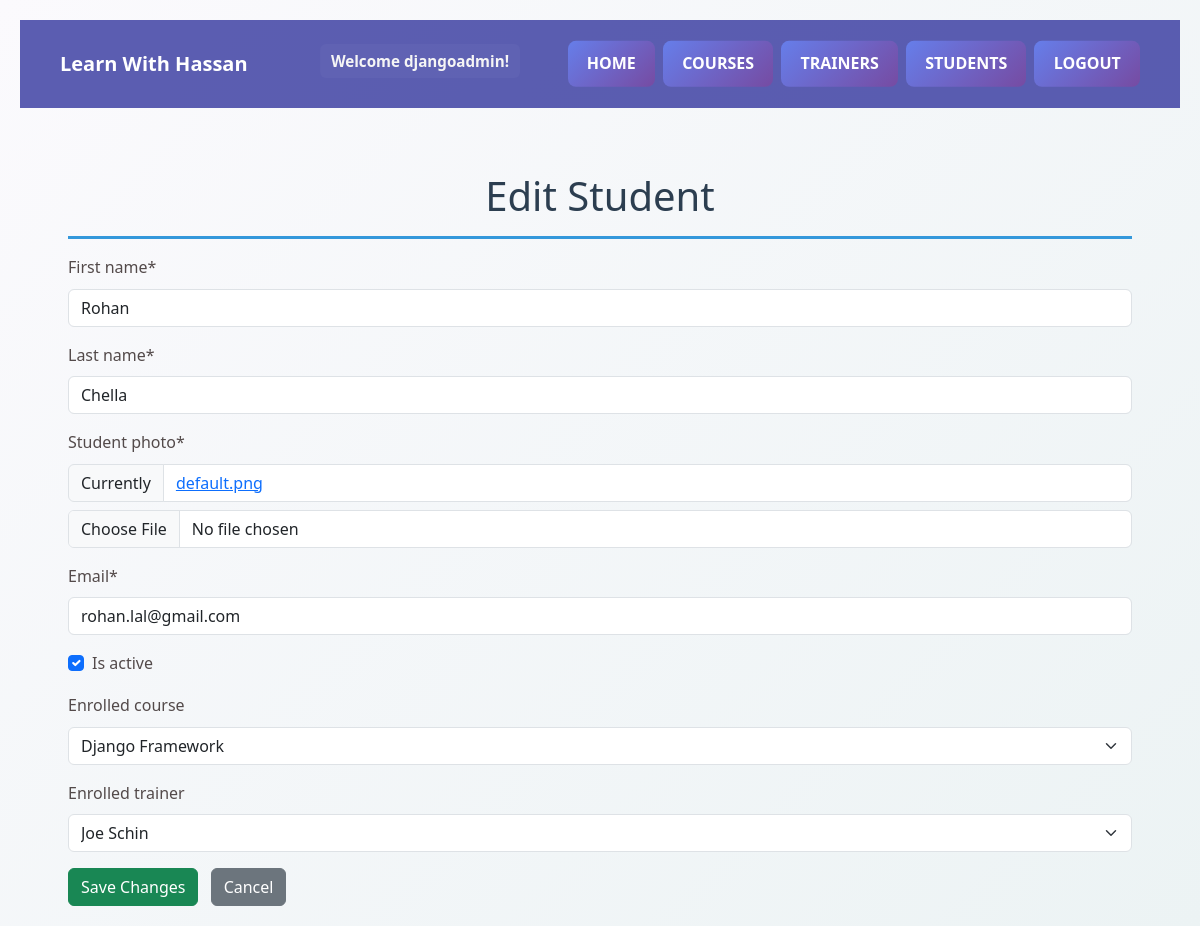
The page /students/edit/1/ (signed in) on the database its author committed.
### academy/models.py (models this page shows, shortened)
class Student(models.Model):
    first_name = models.CharField(max_length=100)
    last_name = models.CharField(max_length=100)
    student_photo = models.ImageField(
        upload_to='student_photos/', default='default.png')
    email = models.EmailField(unique=True)
    is_active = models.BooleanField(default=True)
    enrolled_course = models.ForeignKey(
        Course, on_delete=models.CASCADE, null=True, blank=True)
    enrolled_trainer = models.ForeignKey(
        Trainer, on_delete=models.CASCADE, null=True, blank=True)

class Trainer(models.Model):
    first_name = models.CharField(max_length=100)
    last_name = models.CharField(max_length=100)
    email = models.EmailField(unique=True)
    expertise = models.TextField(blank=True)
    trainer_photo = models.ImageField(
        upload_to='trainer_photos/', default='default.png')
    def __str__(self):
        return f"{self.first_name} {self.last_name}"

### academy_main/views.py (the view, shortened to what this page needs)
# urls.py: path('students/edit/<int:id>/', views.edit_student, name='edit_student'),
@login_required
@permission_required('academy.change_student', raise_exception=True)
def edit_student(request, id):
    student = get_object_or_404(Student, pk=id)
    form = StudentForm(instance=student)
    context = {
        'form': form,
        'student': student,
    }
    return render(request, 'edit_student.html', context)

### academy/forms.py
class StudentForm(forms.ModelForm):
    class Meta:
        model = Student
        fields = '__all__'

### academy/models.py (called while the page is built)
    def __str__(self):
        return self.course_name

### templates/edit_student.html (shortened to what this page needs)
{% load static %}
{% load crispy_forms_tags %}
<!DOCTYPE html>
<html lang="en">
<head>
    <link rel="stylesheet" href="https://cdnjs.cloudflare.com/ajax/libs/font-awesome/4.7.0/css/font-awesome.min.css">
    <link href="https://cdnjs.cloudflare.com/ajax/libs/bootstrap/5.3.0/css/bootstrap.min.css" rel="stylesheet">
    <link rel="stylesheet" href="{% static 'css/styles.css' %}">
</head>
<body class="bg-light">
    {% include 'navbar.html' %}
    <div class="container mt-5">
        <h1>Edit Student</h1>
        <form method="POST" enctype="multipart/form-data">
            {{ form | crispy }}
            <div class="mt-3">
                <button type="submit" class="btn btn-success">Save Changes</button>
                <a href="{% url 'academy_students' %}" class="btn btn-secondary ms-2">Cancel</a>
            </div>
        </form>
    </div>
</body>
</html>

### templates/navbar.html (shortened to what this page needs)
<nav class="navbar">
    <div class="nav-inner">
        <a class="navbar-brand" href="/home/">Learn With Hassan</a>
        <div class="nav-text">
            <span class="nav-welcome">
                {% if user.is_authenticated %}
                Welcome {{ user.username }}!
                {% else %}
                Welcome, Guest! Please login or register
                {% endif %}
            </span>
        </div>
        <div class="nav-links">
            <ul class="nav-list">
                <li><a class="nav-link" href="/home/">Home</a></li>
                <li><a class="nav-link" href="/courses/">Courses</a></li>
                <li><a class="nav-link" href="/trainers/">Trainers</a></li>
                <li><a class="nav-link" href="/students/">Students</a></li>
                {% if user.is_authenticated %}
                <li><a class="nav-link" href="/logout/">Logout</a></li>
                {% else %}
                <li><a class="nav-link" href="/login/">Login</a></li>
                <li><a class="nav-link" href="/register/">Register</a></li>
                {% endif %}
            </ul>
        </div>
    </div>
</nav>

### academy_main/static/css/styles.css (style rules this page uses)
* { margin: 0; padding: 0; box-sizing: border-box; }
:root { --card-bg: #eef6ff; --card-border: #d7e8ff; --card-shadow: rgba(30, 64, 175, 0.06); --card-accent: #7c9cff; --page-bg: #f3f4f6; --card-text: #0f172a; --table-header-bg: #6f67b3; --table-header-gradient: linear-gradient(90deg, #efe8ff 0%, #e3dcff 50%, #d6cffb 100%); background: var(--page-bg); --table-row-alt: #eef6ff; }
body { font-family: 'Segoe UI', Tahoma, Geneva, Verdana, sans-serif; background: linear-gradient(135deg, #fbfafd 0%, #ecf3f4 100%); background-color: rgba(0, 0, 0, 0); background-position-x: 0%; background-position-y: 0%; background-repeat: repeat; background-attachment: scroll; background-image: linear-gradient(135deg, rgb(251, 250, 253) 0%, rgb(236, 243, 244) 100%); background-size: auto; background-origin: padding-box; background-clip: border-box; color: #534a4a; line-height: 1.6; padding: 20px; margin: 0px; min-height: 100vh; }
.container { max-width: 1200px; width: calc(100% - 48px); margin-left: auto; margin-right: auto; margin-top: 1.25rem; padding-left: 24px; padding-top: 1rem; padding-right: 24px; box-sizing: border-box; }
nav { background: #181a91b2; padding: 1rem 0; display: flex; justify-content: center; align-items: center; }
.navbar { width: 100%; box-sizing: border-box; padding: 0.75rem 1.25rem; transition: transform .18s ease, box-shadow .18s ease; overflow: hidden; }
.nav-inner { display: flex; align-items: center; gap: 1rem; width: 100%; position: relative; min-height: 64px; }
.navbar-brand { color: #ffffff; font-weight: 700; text-decoration: none; font-size: 1.25rem; }
.nav-links { margin-left: auto; display: flex; align-items: center; gap: 1rem; }
.nav-list { list-style: none; display: flex; gap: 0.5rem; margin: 0; padding: 0; }
.nav-list .nav-link { color: #fff; text-decoration: none; padding: 0.5rem 0.9rem; border-radius: 8px; background: linear-gradient(135deg, #667eea 0%, #764ba2 100%); font-weight: 600; text-transform: uppercase; font-size: 0.9rem; }
.nav-text { color: whitesmoke; font-size: 0.95rem; flex: 1 1 auto; text-align: center; }
@media (min-width: 769px) { .nav-inner { padding-left: 0; padding-right: 0; } }
@media (min-width: 769px) { .navbar-brand { position: absolute; left: 0.75rem; top: 50%; transform: translateY(-50%); padding: 0.25rem 0.5rem; } }
@media (min-width: 769px) { .nav-links { position: absolute; right: 0.5rem; top: 50%; transform: translateY(-50%); display: flex; align-items: center; justify-content: flex-end; padding-right: 0.75rem; } }
@media (min-width: 769px) { .nav-list { margin: 0; padding: 0; display: flex; gap: 0.5rem; align-items: center; } }
@media (min-width: 769px) { .nav-list .nav-link { padding: 0.65rem 1.2rem; font-size: 1rem; } }
@media (min-width: 769px) { .nav-text { position: absolute; left: 30%; transform: translateX(-30%); white-space: nowrap; } }
@media (min-width: 769px) { .nav-welcome { margin-right: 0.6rem; margin-left: 0.4rem; padding: 0.35rem 0.7rem; } }
h1 { color: #2c3e50; font-size: 2.5rem; margin-bottom: 1rem; text-align: center; border-bottom: 3px solid #3498db; padding-bottom: 1rem; }
.nav-welcome { display: inline-block; padding: 0.3rem 0.7rem; margin: 0 0.6rem; border-radius: 6px; background: rgba(255, 255, 255, 0.03); color: inherit; font-weight: 600; max-width: 60vw; overflow: hidden; text-overflow: ellipsis; white-space: nowrap; }

### rows shown on the page
Student: first_name "Rohan", last_name "Chella", email "rohan.lal@gmail.com", is_active "☑", enrolled_course "Django Framework", enrolled_trainer "Joe Schin"

### other values the page prints
{{ user.username }} "djangoadmin"
